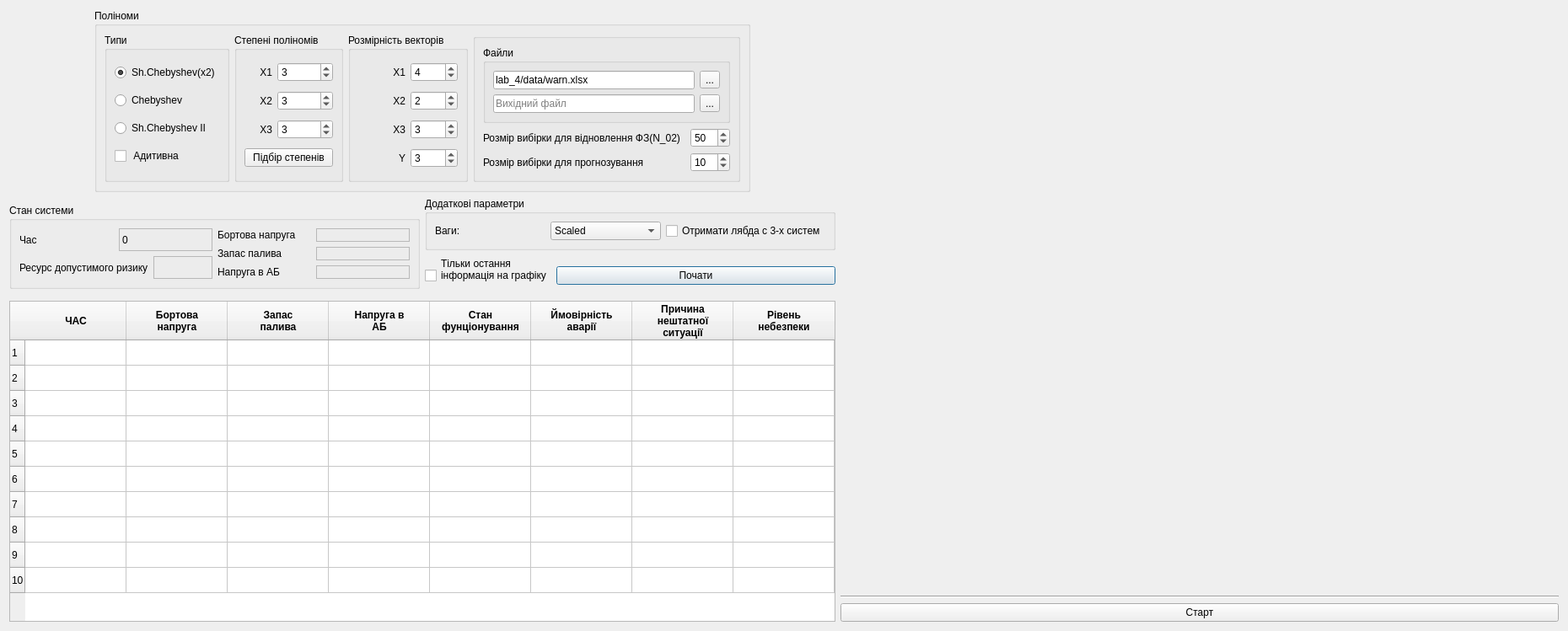
<?xml version="1.0" encoding="UTF-8"?>
<ui version="4.0">
 <class>Form</class>
 <widget class="QWidget" name="Form">
  <property name="geometry">
   <rect>
    <x>0</x>
    <y>0</y>
    <width>1860</width>
    <height>749</height>
   </rect>
  </property>
  <property name="windowTitle">
   <string>Form1</string>
  </property>
  <layout class="QHBoxLayout" name="horizontalLayout_12">
   <item>
    <layout class="QVBoxLayout" name="verticalLayout_6">
     <item>
      <layout class="QHBoxLayout" name="horizontalLayout_13">
       <item>
        <widget class="QGroupBox" name="groupBox_5">
         <property name="sizePolicy">
          <sizepolicy hsizetype="Fixed" vsizetype="Fixed">
           <horstretch>0</horstretch>
           <verstretch>0</verstretch>
          </sizepolicy>
         </property>
         <property name="title">
          <string>Поліноми</string>
         </property>
         <layout class="QHBoxLayout" name="horizontalLayout">
          <item>
           <widget class="QGroupBox" name="groupBox_3">
            <property name="sizePolicy">
             <sizepolicy hsizetype="MinimumExpanding" vsizetype="Preferred">
              <horstretch>0</horstretch>
              <verstretch>0</verstretch>
             </sizepolicy>
            </property>
            <property name="title">
             <string>Типи</string>
            </property>
            <layout class="QVBoxLayout" name="verticalLayout">
             <item>
              <widget class="QRadioButton" name="radio_sh_cheb">
               <property name="text">
                <string>Sh.Chebyshev(x2)</string>
               </property>
               <property name="checked">
                <bool>true</bool>
               </property>
              </widget>
             </item>
             <item>
              <widget class="QRadioButton" name="radio_cheb">
               <property name="text">
                <string>Chebyshev</string>
               </property>
              </widget>
             </item>
             <item>
              <widget class="QRadioButton" name="radio_sh_cheb_2">
               <property name="text">
                <string>Sh.Chebyshev II</string>
               </property>
              </widget>
             </item>
             <item>
              <widget class="QCheckBox" name="custom_check">
               <property name="text">
                <string> Адитивна</string>
               </property>
              </widget>
             </item>
            </layout>
           </widget>
          </item>
          <item>
           <widget class="QGroupBox" name="groupBox_4">
            <property name="sizePolicy">
             <sizepolicy hsizetype="Fixed" vsizetype="Preferred">
              <horstretch>0</horstretch>
              <verstretch>0</verstretch>
             </sizepolicy>
            </property>
            <property name="title">
             <string>Степені поліномів</string>
            </property>
            <layout class="QGridLayout" name="gridLayout_4" columnstretch="1,2">
             <item row="2" column="1">
              <widget class="QSpinBox" name="x3_deg">
               <property name="value">
                <number>3</number>
               </property>
              </widget>
             </item>
             <item row="1" column="0">
              <widget class="QLabel" name="label_8">
               <property name="text">
                <string>X2</string>
               </property>
               <property name="alignment">
                <set>Qt::AlignRight|Qt::AlignTrailing|Qt::AlignVCenter</set>
               </property>
              </widget>
             </item>
             <item row="0" column="0">
              <widget class="QLabel" name="label_6">
               <property name="text">
                <string>X1</string>
               </property>
               <property name="alignment">
                <set>Qt::AlignRight|Qt::AlignTrailing|Qt::AlignVCenter</set>
               </property>
              </widget>
             </item>
             <item row="2" column="0">
              <widget class="QLabel" name="label_7">
               <property name="text">
                <string>X3</string>
               </property>
               <property name="alignment">
                <set>Qt::AlignRight|Qt::AlignTrailing|Qt::AlignVCenter</set>
               </property>
              </widget>
             </item>
             <item row="1" column="1">
              <widget class="QSpinBox" name="x2_deg">
               <property name="value">
                <number>3</number>
               </property>
              </widget>
             </item>
             <item row="0" column="1">
              <widget class="QSpinBox" name="x1_deg">
               <property name="value">
                <number>3</number>
               </property>
              </widget>
             </item>
             <item row="3" column="0" colspan="2">
              <widget class="QPushButton" name="bruteforce_btn">
               <property name="enabled">
                <bool>true</bool>
               </property>
               <property name="text">
                <string>Підбір степенів</string>
               </property>
              </widget>
             </item>
            </layout>
           </widget>
          </item>
          <item>
           <widget class="QGroupBox" name="groupBox_2">
            <property name="sizePolicy">
             <sizepolicy hsizetype="Fixed" vsizetype="Preferred">
              <horstretch>0</horstretch>
              <verstretch>0</verstretch>
             </sizepolicy>
            </property>
            <property name="title">
             <string>Розмірність векторів</string>
            </property>
            <layout class="QGridLayout" name="gridLayout_3">
             <item row="2" column="0">
              <widget class="QLabel" name="label_4">
               <property name="text">
                <string>X3</string>
               </property>
               <property name="alignment">
                <set>Qt::AlignRight|Qt::AlignTrailing|Qt::AlignVCenter</set>
               </property>
              </widget>
             </item>
             <item row="0" column="1">
              <widget class="QSpinBox" name="x1_dim">
               <property name="enabled">
                <bool>true</bool>
               </property>
               <property name="value">
                <number>4</number>
               </property>
              </widget>
             </item>
             <item row="0" column="0">
              <widget class="QLabel" name="label_2">
               <property name="text">
                <string>X1</string>
               </property>
               <property name="alignment">
                <set>Qt::AlignRight|Qt::AlignTrailing|Qt::AlignVCenter</set>
               </property>
              </widget>
             </item>
             <item row="3" column="1">
              <widget class="QSpinBox" name="y_dim">
               <property name="enabled">
                <bool>true</bool>
               </property>
               <property name="value">
                <number>3</number>
               </property>
              </widget>
             </item>
             <item row="1" column="0">
              <widget class="QLabel" name="label_3">
               <property name="text">
                <string>X2</string>
               </property>
               <property name="alignment">
                <set>Qt::AlignRight|Qt::AlignTrailing|Qt::AlignVCenter</set>
               </property>
              </widget>
             </item>
             <item row="3" column="0">
              <widget class="QLabel" name="label_5">
               <property name="text">
                <string>Y</string>
               </property>
               <property name="alignment">
                <set>Qt::AlignRight|Qt::AlignTrailing|Qt::AlignVCenter</set>
               </property>
              </widget>
             </item>
             <item row="1" column="1">
              <widget class="QSpinBox" name="x2_dim">
               <property name="enabled">
                <bool>true</bool>
               </property>
               <property name="value">
                <number>2</number>
               </property>
              </widget>
             </item>
             <item row="2" column="1">
              <widget class="QSpinBox" name="x3_dim">
               <property name="enabled">
                <bool>true</bool>
               </property>
               <property name="value">
                <number>3</number>
               </property>
              </widget>
             </item>
            </layout>
           </widget>
          </item>
          <item>
           <widget class="QGroupBox" name="groupBox_6">
            <property name="sizePolicy">
             <sizepolicy hsizetype="Preferred" vsizetype="Fixed">
              <horstretch>0</horstretch>
              <verstretch>0</verstretch>
             </sizepolicy>
            </property>
            <property name="title">
             <string/>
            </property>
            <layout class="QGridLayout" name="gridLayout">
             <item row="3" column="2">
              <widget class="QSpinBox" name="predictBox">
               <property name="value">
                <number>10</number>
               </property>
              </widget>
             </item>
             <item row="3" column="0">
              <widget class="QLabel" name="label_10">
               <property name="text">
                <string>Розмір вибірки для прогнозування</string>
               </property>
              </widget>
             </item>
             <item row="2" column="0">
              <widget class="QLabel" name="label">
               <property name="text">
                <string>Розмір вибірки для відновлення ФЗ(N_02)</string>
               </property>
              </widget>
             </item>
             <item row="2" column="2">
              <widget class="QSpinBox" name="sample_spin">
               <property name="maximum">
                <number>999</number>
               </property>
               <property name="value">
                <number>50</number>
               </property>
              </widget>
             </item>
             <item row="0" column="0" colspan="3">
              <widget class="QGroupBox" name="groupBox">
               <property name="sizePolicy">
                <sizepolicy hsizetype="Preferred" vsizetype="Fixed">
                 <horstretch>0</horstretch>
                 <verstretch>0</verstretch>
                </sizepolicy>
               </property>
               <property name="title">
                <string>Файли</string>
               </property>
               <layout class="QGridLayout" name="gridLayout_5">
                <item row="1" column="1">
                 <widget class="QToolButton" name="select_input">
                  <property name="text">
                   <string>...</string>
                  </property>
                 </widget>
                </item>
                <item row="2" column="0">
                 <widget class="QLineEdit" name="line_output">
                  <property name="text">
                   <string/>
                  </property>
                  <property name="placeholderText">
                   <string>Вихідний файл</string>
                  </property>
                 </widget>
                </item>
                <item row="2" column="1">
                 <widget class="QToolButton" name="select_output">
                  <property name="text">
                   <string>...</string>
                  </property>
                 </widget>
                </item>
                <item row="1" column="0">
                 <widget class="QLineEdit" name="line_input">
                  <property name="text">
                   <string>lab_4/data/warn.xlsx</string>
                  </property>
                  <property name="placeholderText">
                   <string>Input file</string>
                  </property>
                 </widget>
                </item>
               </layout>
              </widget>
             </item>
            </layout>
           </widget>
          </item>
         </layout>
        </widget>
       </item>
      </layout>
     </item>
     <item>
      <layout class="QHBoxLayout" name="horizontalLayout_14">
       <item>
        <widget class="QGroupBox" name="groupBox_8">
         <property name="sizePolicy">
          <sizepolicy hsizetype="Minimum" vsizetype="Fixed">
           <horstretch>0</horstretch>
           <verstretch>0</verstretch>
          </sizepolicy>
         </property>
         <property name="title">
          <string>Стан системи</string>
         </property>
         <layout class="QHBoxLayout" name="horizontalLayout_4">
          <item>
           <layout class="QHBoxLayout" name="horizontalLayout_2">
            <item>
             <layout class="QVBoxLayout" name="verticalLayout_3">
              <item>
               <layout class="QHBoxLayout" name="horizontalLayout_7">
                <item>
                 <widget class="QLabel" name="label_12">
                  <property name="text">
                   <string>Час</string>
                  </property>
                 </widget>
                </item>
                <item>
                 <widget class="QLabel" name="lbl_time">
                  <property name="autoFillBackground">
                   <bool>false</bool>
                  </property>
                  <property name="styleSheet">
                   <string notr="true">background = rgb(181, 191, 192)</string>
                  </property>
                  <property name="frameShape">
                   <enum>QFrame::StyledPanel</enum>
                  </property>
                  <property name="frameShadow">
                   <enum>QFrame::Plain</enum>
                  </property>
                  <property name="text">
                   <string>0</string>
                  </property>
                 </widget>
                </item>
               </layout>
              </item>
              <item>
               <layout class="QHBoxLayout" name="horizontalLayout_6">
                <item>
                 <widget class="QLabel" name="label_14">
                  <property name="text">
                   <string>Ресурс допустимого ризику</string>
                  </property>
                 </widget>
                </item>
                <item>
                 <widget class="QLabel" name="lbl_rmr">
                  <property name="frameShape">
                   <enum>QFrame::StyledPanel</enum>
                  </property>
                  <property name="text">
                   <string/>
                  </property>
                 </widget>
                </item>
               </layout>
              </item>
             </layout>
            </item>
            <item>
             <layout class="QVBoxLayout" name="verticalLayout_2">
              <item>
               <layout class="QHBoxLayout" name="horizontalLayout_11">
                <item>
                 <widget class="QLabel" name="label_11">
                  <property name="text">
                   <string>Бортова напруга</string>
                  </property>
                 </widget>
                </item>
                <item>
                 <widget class="QLabel" name="lbl_y1">
                  <property name="frameShape">
                   <enum>QFrame::StyledPanel</enum>
                  </property>
                  <property name="text">
                   <string/>
                  </property>
                 </widget>
                </item>
               </layout>
              </item>
              <item>
               <layout class="QHBoxLayout" name="horizontalLayout_8">
                <item>
                 <widget class="QLabel" name="label_18">
                  <property name="text">
                   <string>Запас палива</string>
                  </property>
                 </widget>
                </item>
                <item>
                 <widget class="QLabel" name="lbl_y2">
                  <property name="frameShape">
                   <enum>QFrame::StyledPanel</enum>
                  </property>
                  <property name="text">
                   <string/>
                  </property>
                 </widget>
                </item>
               </layout>
              </item>
              <item>
               <layout class="QHBoxLayout" name="horizontalLayout_10">
                <item>
                 <widget class="QLabel" name="label_20">
                  <property name="text">
                   <string>Напруга в АБ</string>
                  </property>
                 </widget>
                </item>
                <item>
                 <widget class="QLabel" name="lbl_y3">
                  <property name="frameShape">
                   <enum>QFrame::StyledPanel</enum>
                  </property>
                  <property name="text">
                   <string/>
                  </property>
                 </widget>
                </item>
               </layout>
              </item>
             </layout>
            </item>
           </layout>
          </item>
         </layout>
        </widget>
       </item>
       <item>
        <layout class="QVBoxLayout" name="verticalLayout_7">
         <item>
          <widget class="QGroupBox" name="groupBox_7">
           <property name="sizePolicy">
            <sizepolicy hsizetype="Preferred" vsizetype="Fixed">
             <horstretch>0</horstretch>
             <verstretch>0</verstretch>
            </sizepolicy>
           </property>
           <property name="title">
            <string>Додаткові параметри</string>
           </property>
           <layout class="QHBoxLayout" name="horizontalLayout_3">
            <item>
             <widget class="QLabel" name="label_9">
              <property name="text">
               <string>Ваги:</string>
              </property>
             </widget>
            </item>
            <item>
             <widget class="QComboBox" name="weights_box">
              <property name="enabled">
               <bool>true</bool>
              </property>
              <property name="currentIndex">
               <number>1</number>
              </property>
              <item>
               <property name="text">
                <string>Average</string>
               </property>
              </item>
              <item>
               <property name="text">
                <string>Scaled</string>
               </property>
              </item>
             </widget>
            </item>
            <item>
             <widget class="QCheckBox" name="lambda_check">
              <property name="enabled">
               <bool>true</bool>
              </property>
              <property name="text">
               <string>Отримати лябда с 3-х систем</string>
              </property>
             </widget>
            </item>
           </layout>
          </widget>
         </item>
         <item>
          <layout class="QHBoxLayout" name="horizontalLayout_5">
           <item>
            <widget class="QCheckBox" name="remove_old">
             <property name="sizePolicy">
              <sizepolicy hsizetype="Fixed" vsizetype="Fixed">
               <horstretch>0</horstretch>
               <verstretch>0</verstretch>
              </sizepolicy>
             </property>
             <property name="text">
              <string>Тільки остання
інформація на графіку
</string>
             </property>
            </widget>
           </item>
           <item>
            <widget class="QPushButton" name="exec_button">
             <property name="text">
              <string>Почати</string>
             </property>
             <property name="default">
              <bool>true</bool>
             </property>
             <property name="flat">
              <bool>false</bool>
             </property>
            </widget>
           </item>
          </layout>
         </item>
        </layout>
       </item>
      </layout>
     </item>
     <item>
      <widget class="QTableWidget" name="tablewidget">
       <property name="sizePolicy">
        <sizepolicy hsizetype="Preferred" vsizetype="Preferred">
         <horstretch>0</horstretch>
         <verstretch>0</verstretch>
        </sizepolicy>
       </property>
       <property name="minimumSize">
        <size>
         <width>980</width>
         <height>300</height>
        </size>
       </property>
       <property name="maximumSize">
        <size>
         <width>60000</width>
         <height>16777215</height>
        </size>
       </property>
       <property name="rowCount">
        <number>10</number>
       </property>
       <property name="columnCount">
        <number>8</number>
       </property>
       <attribute name="horizontalHeaderCascadingSectionResizes">
        <bool>false</bool>
       </attribute>
       <attribute name="horizontalHeaderMinimumSectionSize">
        <number>120</number>
       </attribute>
       <attribute name="horizontalHeaderDefaultSectionSize">
        <number>120</number>
       </attribute>
       <attribute name="horizontalHeaderHighlightSections">
        <bool>true</bool>
       </attribute>
       <attribute name="horizontalHeaderShowSortIndicator" stdset="0">
        <bool>false</bool>
       </attribute>
       <attribute name="horizontalHeaderStretchLastSection">
        <bool>true</bool>
       </attribute>
       <attribute name="verticalHeaderVisible">
        <bool>true</bool>
       </attribute>
       <attribute name="verticalHeaderShowSortIndicator" stdset="0">
        <bool>false</bool>
       </attribute>
       <row/>
       <row/>
       <row/>
       <row/>
       <row/>
       <row/>
       <row/>
       <row/>
       <row/>
       <row/>
       <column>
        <property name="text">
         <string>ЧАС</string>
        </property>
        <property name="font">
         <font>
          <weight>75</weight>
          <bold>true</bold>
         </font>
        </property>
       </column>
       <column>
        <property name="text">
         <string>Бортова
напруга</string>
        </property>
        <property name="font">
         <font>
          <weight>75</weight>
          <bold>true</bold>
         </font>
        </property>
       </column>
       <column>
        <property name="text">
         <string>Запас
палива</string>
        </property>
        <property name="font">
         <font>
          <weight>75</weight>
          <bold>true</bold>
         </font>
        </property>
       </column>
       <column>
        <property name="text">
         <string>Напруга в
АБ</string>
        </property>
        <property name="font">
         <font>
          <weight>75</weight>
          <bold>true</bold>
         </font>
        </property>
       </column>
       <column>
        <property name="text">
         <string>Стан
фунціонування</string>
        </property>
        <property name="font">
         <font>
          <weight>75</weight>
          <bold>true</bold>
         </font>
        </property>
       </column>
       <column>
        <property name="text">
         <string>Ймовірність
аварії</string>
        </property>
        <property name="font">
         <font>
          <weight>75</weight>
          <bold>true</bold>
         </font>
        </property>
       </column>
       <column>
        <property name="text">
         <string>Причина
нештатної
ситуації</string>
        </property>
        <property name="font">
         <font>
          <weight>75</weight>
          <bold>true</bold>
         </font>
        </property>
       </column>
       <column>
        <property name="text">
         <string>Рівень
небезпеки</string>
        </property>
        <property name="font">
         <font>
          <weight>75</weight>
          <bold>true</bold>
         </font>
        </property>
       </column>
       <item row="0" column="0">
        <property name="text">
         <string/>
        </property>
        <property name="font">
         <font>
          <weight>50</weight>
          <bold>false</bold>
         </font>
        </property>
       </item>
      </widget>
     </item>
    </layout>
   </item>
   <item>
    <layout class="QVBoxLayout" name="verticalLayout_8" stretch="10,0,0">
     <item>
      <layout class="QVBoxLayout" name="y_layout">
       <item>
        <widget class="QLabel" name="label_13">
         <property name="sizePolicy">
          <sizepolicy hsizetype="Preferred" vsizetype="Preferred">
           <horstretch>0</horstretch>
           <verstretch>0</verstretch>
          </sizepolicy>
         </property>
         <property name="layoutDirection">
          <enum>Qt::LeftToRight</enum>
         </property>
         <property name="autoFillBackground">
          <bool>false</bool>
         </property>
         <property name="text">
          <string/>
         </property>
         <property name="pixmap">
          <pixmap>../Group.jpg</pixmap>
         </property>
         <property name="scaledContents">
          <bool>false</bool>
         </property>
         <property name="alignment">
          <set>Qt::AlignCenter</set>
         </property>
        </widget>
       </item>
      </layout>
     </item>
     <item>
      <widget class="Line" name="line">
       <property name="sizePolicy">
        <sizepolicy hsizetype="Minimum" vsizetype="Fixed">
         <horstretch>0</horstretch>
         <verstretch>0</verstretch>
        </sizepolicy>
       </property>
       <property name="orientation">
        <enum>Qt::Horizontal</enum>
       </property>
      </widget>
     </item>
     <item>
      <layout class="QHBoxLayout" name="buttons_layout_4">
       <item>
        <widget class="QPushButton" name="start_button">
         <property name="text">
          <string>Старт</string>
         </property>
        </widget>
       </item>
      </layout>
     </item>
    </layout>
   </item>
  </layout>
 </widget>
 <tabstops>
  <tabstop>radio_sh_cheb</tabstop>
  <tabstop>radio_cheb</tabstop>
  <tabstop>radio_sh_cheb_2</tabstop>
  <tabstop>x1_deg</tabstop>
  <tabstop>x2_deg</tabstop>
  <tabstop>x3_deg</tabstop>
  <tabstop>x1_dim</tabstop>
  <tabstop>x2_dim</tabstop>
  <tabstop>x3_dim</tabstop>
  <tabstop>y_dim</tabstop>
  <tabstop>line_input</tabstop>
  <tabstop>select_input</tabstop>
  <tabstop>line_output</tabstop>
  <tabstop>select_output</tabstop>
 </tabstops>
 <resources/>
 <connections>
  <connection>
   <sender>exec_button</sender>
   <signal>clicked()</signal>
   <receiver>Form</receiver>
   <slot>exec_clicked()</slot>
   <hints>
    <hint type="sourcelabel">
     <x>379</x>
     <y>219</y>
    </hint>
    <hint type="destinationlabel">
     <x>309</x>
     <y>199</y>
    </hint>
   </hints>
  </connection>
  <connection>
   <sender>select_input</sender>
   <signal>clicked()</signal>
   <receiver>Form</receiver>
   <slot>input_clicked()</slot>
   <hints>
    <hint type="sourcelabel">
     <x>557</x>
     <y>95</y>
    </hint>
    <hint type="destinationlabel">
     <x>309</x>
     <y>199</y>
    </hint>
   </hints>
  </connection>
  <connection>
   <sender>select_output</sender>
   <signal>clicked()</signal>
   <receiver>Form</receiver>
   <slot>output_clicked()</slot>
   <hints>
    <hint type="sourcelabel">
     <x>557</x>
     <y>136</y>
    </hint>
    <hint type="destinationlabel">
     <x>309</x>
     <y>199</y>
    </hint>
   </hints>
  </connection>
  <connection>
   <sender>x1_dim</sender>
   <signal>valueChanged(int)</signal>
   <receiver>Form</receiver>
   <slot>dimension_modified(int)</slot>
   <hints>
    <hint type="sourcelabel">
     <x>361</x>
     <y>44</y>
    </hint>
    <hint type="destinationlabel">
     <x>309</x>
     <y>199</y>
    </hint>
   </hints>
  </connection>
  <connection>
   <sender>x2_dim</sender>
   <signal>valueChanged(int)</signal>
   <receiver>Form</receiver>
   <slot>dimension_modified(int)</slot>
   <hints>
    <hint type="sourcelabel">
     <x>361</x>
     <y>78</y>
    </hint>
    <hint type="destinationlabel">
     <x>309</x>
     <y>199</y>
    </hint>
   </hints>
  </connection>
  <connection>
   <sender>x3_dim</sender>
   <signal>valueChanged(int)</signal>
   <receiver>Form</receiver>
   <slot>dimension_modified(int)</slot>
   <hints>
    <hint type="sourcelabel">
     <x>361</x>
     <y>112</y>
    </hint>
    <hint type="destinationlabel">
     <x>309</x>
     <y>199</y>
    </hint>
   </hints>
  </connection>
  <connection>
   <sender>x1_deg</sender>
   <signal>valueChanged(int)</signal>
   <receiver>Form</receiver>
   <slot>degree_modified(int)</slot>
   <hints>
    <hint type="sourcelabel">
     <x>227</x>
     <y>81</y>
    </hint>
    <hint type="destinationlabel">
     <x>309</x>
     <y>199</y>
    </hint>
   </hints>
  </connection>
  <connection>
   <sender>x2_deg</sender>
   <signal>valueChanged(int)</signal>
   <receiver>Form</receiver>
   <slot>degree_modified(int)</slot>
   <hints>
    <hint type="sourcelabel">
     <x>227</x>
     <y>131</y>
    </hint>
    <hint type="destinationlabel">
     <x>309</x>
     <y>199</y>
    </hint>
   </hints>
  </connection>
  <connection>
   <sender>x3_deg</sender>
   <signal>valueChanged(int)</signal>
   <receiver>Form</receiver>
   <slot>degree_modified(int)</slot>
   <hints>
    <hint type="sourcelabel">
     <x>279</x>
     <y>133</y>
    </hint>
    <hint type="destinationlabel">
     <x>309</x>
     <y>199</y>
    </hint>
   </hints>
  </connection>
  <connection>
   <sender>radio_sh_cheb</sender>
   <signal>toggled(bool)</signal>
   <receiver>Form</receiver>
   <slot>type_modified(bool)</slot>
   <hints>
    <hint type="sourcelabel">
     <x>86</x>
     <y>78</y>
    </hint>
    <hint type="destinationlabel">
     <x>309</x>
     <y>199</y>
    </hint>
   </hints>
  </connection>
  <connection>
   <sender>radio_sh_cheb_2</sender>
   <signal>toggled(bool)</signal>
   <receiver>Form</receiver>
   <slot>type_modified(bool)</slot>
   <hints>
    <hint type="sourcelabel">
     <x>86</x>
     <y>150</y>
    </hint>
    <hint type="destinationlabel">
     <x>309</x>
     <y>199</y>
    </hint>
   </hints>
  </connection>
  <connection>
   <sender>radio_cheb</sender>
   <signal>toggled(bool)</signal>
   <receiver>Form</receiver>
   <slot>type_modified(bool)</slot>
   <hints>
    <hint type="sourcelabel">
     <x>86</x>
     <y>114</y>
    </hint>
    <hint type="destinationlabel">
     <x>309</x>
     <y>199</y>
    </hint>
   </hints>
  </connection>
  <connection>
   <sender>Form</sender>
   <signal>output_changed(QString)</signal>
   <receiver>line_output</receiver>
   <slot>setText(QString)</slot>
   <hints>
    <hint type="sourcelabel">
     <x>309</x>
     <y>199</y>
    </hint>
    <hint type="destinationlabel">
     <x>483</x>
     <y>136</y>
    </hint>
   </hints>
  </connection>
  <connection>
   <sender>Form</sender>
   <signal>input_changed(QString)</signal>
   <receiver>line_input</receiver>
   <slot>setText(QString)</slot>
   <hints>
    <hint type="sourcelabel">
     <x>309</x>
     <y>199</y>
    </hint>
    <hint type="destinationlabel">
     <x>483</x>
     <y>95</y>
    </hint>
   </hints>
  </connection>
  <connection>
   <sender>line_input</sender>
   <signal>textChanged(QString)</signal>
   <receiver>Form</receiver>
   <slot>input_modified(QString)</slot>
   <hints>
    <hint type="sourcelabel">
     <x>483</x>
     <y>95</y>
    </hint>
    <hint type="destinationlabel">
     <x>309</x>
     <y>199</y>
    </hint>
   </hints>
  </connection>
  <connection>
   <sender>line_output</sender>
   <signal>textChanged(QString)</signal>
   <receiver>Form</receiver>
   <slot>output_modified(QString)</slot>
   <hints>
    <hint type="sourcelabel">
     <x>483</x>
     <y>136</y>
    </hint>
    <hint type="destinationlabel">
     <x>309</x>
     <y>199</y>
    </hint>
   </hints>
  </connection>
  <connection>
   <sender>lambda_check</sender>
   <signal>toggled(bool)</signal>
   <receiver>Form</receiver>
   <slot>lambda_calc_method_changed(bool)</slot>
   <hints>
    <hint type="sourcelabel">
     <x>301</x>
     <y>219</y>
    </hint>
    <hint type="destinationlabel">
     <x>309</x>
     <y>199</y>
    </hint>
   </hints>
  </connection>
  <connection>
   <sender>weights_box</sender>
   <signal>currentIndexChanged(QString)</signal>
   <receiver>Form</receiver>
   <slot>weights_modified(QString)</slot>
   <hints>
    <hint type="sourcelabel">
     <x>136</x>
     <y>220</y>
    </hint>
    <hint type="destinationlabel">
     <x>309</x>
     <y>199</y>
    </hint>
   </hints>
  </connection>
  <connection>
   <sender>y_dim</sender>
   <signal>valueChanged(int)</signal>
   <receiver>Form</receiver>
   <slot>dimension_modified(int)</slot>
   <hints>
    <hint type="sourcelabel">
     <x>378</x>
     <y>146</y>
    </hint>
    <hint type="destinationlabel">
     <x>311</x>
     <y>299</y>
    </hint>
   </hints>
  </connection>
  <connection>
   <sender>bruteforce_btn</sender>
   <signal>clicked()</signal>
   <receiver>Form</receiver>
   <slot>bruteforce_called()</slot>
   <hints>
    <hint type="sourcelabel">
     <x>267</x>
     <y>171</y>
    </hint>
    <hint type="destinationlabel">
     <x>339</x>
     <y>299</y>
    </hint>
   </hints>
  </connection>
  <connection>
   <sender>custom_check</sender>
   <signal>toggled(bool)</signal>
   <receiver>Form</receiver>
   <slot>structure_changed(bool)</slot>
   <hints>
    <hint type="sourcelabel">
     <x>111</x>
     <y>160</y>
    </hint>
    <hint type="destinationlabel">
     <x>370</x>
     <y>299</y>
    </hint>
   </hints>
  </connection>
  <connection>
   <sender>sample_spin</sender>
   <signal>valueChanged(int)</signal>
   <receiver>Form</receiver>
   <slot>samples_modified(int)</slot>
   <hints>
    <hint type="sourcelabel">
     <x>568</x>
     <y>53</y>
    </hint>
    <hint type="destinationlabel">
     <x>309</x>
     <y>199</y>
    </hint>
   </hints>
  </connection>
 </connections>
 <slots>
  <signal>input_changed(QString)</signal>
  <signal>output_changed(QString)</signal>
  <signal>x1_dim_changed(int)</signal>
  <signal>x2_dim_changed(int)</signal>
  <signal>x3_dim_changed(int)</signal>
  <signal>x1_deg_changed(int)</signal>
  <signal>x2_deg_changed(int)</signal>
  <signal>x3_deg_changed(int)</signal>
  <signal>type_cheb()</signal>
  <signal>type_lege()</signal>
  <signal>type_lagg()</signal>
  <signal>type_herm()</signal>
  <slot>input_clicked()</slot>
  <slot>output_clicked()</slot>
  <slot>samples_modified(int)</slot>
  <slot>dimension_modified(int)</slot>
  <slot>degree_modified(int)</slot>
  <slot>type_modified(bool)</slot>
  <slot>plot_clicked()</slot>
  <slot>exec_clicked()</slot>
  <slot>input_modified(QString)</slot>
  <slot>output_modified(QString)</slot>
  <slot>weights_modified(QString)</slot>
  <slot>lambda_calc_method_changed(bool)</slot>
  <slot>bruteforce_called()</slot>
  <slot>structure_changed(bool)</slot>
 </slots>
</ui>
